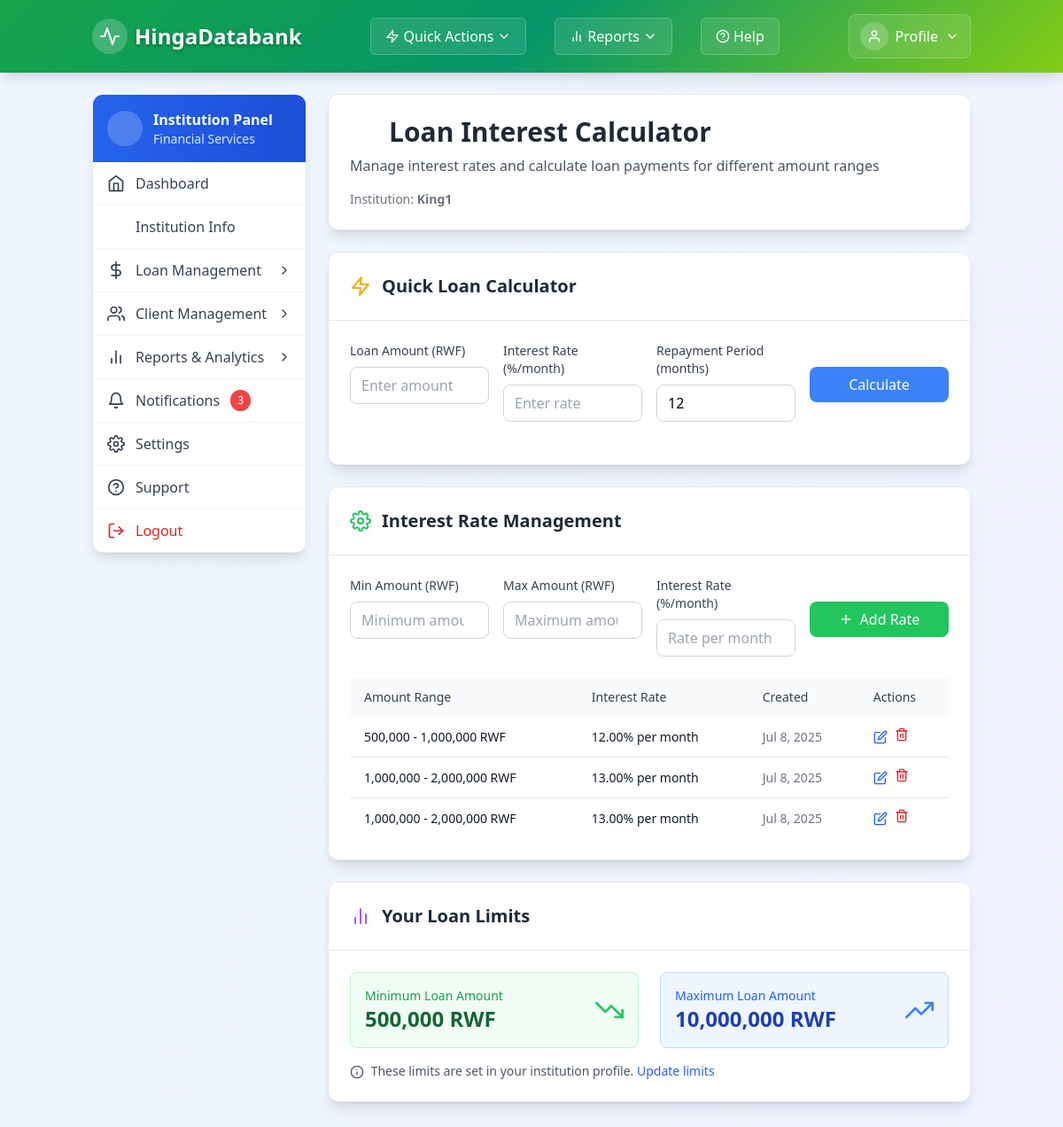
The app's page /institution/loan_calculation.php (signed in) with its own data.
### tables this page shows
CREATE TABLE `financial_institutions` (
  `id` int(11) NOT NULL,
  `user_id` int(11) DEFAULT NULL,
  `institution_name` varchar(200) DEFAULT NULL,
  `institution_type` enum('bank','microfinance','cooperative','other') DEFAULT NULL,
  `license_number` varchar(100) DEFAULT NULL,
  `contact_person` varchar(150) DEFAULT NULL,
  `office_location` varchar(200) DEFAULT NULL,
  `min_loan_amount` float DEFAULT NULL,
  `max_loan_amount` float DEFAULT NULL
);

CREATE TABLE `loan_interest_calculations` (
  `id` int(11) NOT NULL,
  `financial_institutions_id` int(11) DEFAULT NULL,
  `min_amount` decimal(10,2) NOT NULL,
  `max_amount` decimal(10,2) NOT NULL,
  `interest_rate_permonth` decimal(5,2) NOT NULL,
  `created_at` timestamp NOT NULL DEFAULT current_timestamp()
);

### institution/loan_calculation.php (the view, shortened to what this page needs)
<?php
require_once '../includes/header.php';
require_once '../includes/navbar.php';
$db = (new Database())->getConnection();
$user_id = $_SESSION['user_id'];
$stmt = $db->prepare("SELECT * FROM financial_institutions WHERE user_id = ?");
$stmt->execute([$user_id]);
$institution = $stmt->fetch(PDO::FETCH_ASSOC);
$institution_id = $institution['id'];
$stmt = $db->prepare("SELECT * FROM loan_interest_calculations
                      WHERE financial_institutions_id = ?
                      ORDER BY min_amount ASC");
$stmt->execute([$institution_id]);
$interest_rates = $stmt->fetchAll(PDO::FETCH_ASSOC);
?>
<div class="min-h-screen bg-gradient-to-br from-blue-50 to-indigo-50">
    <div class="container mx-auto px-4 py-6">
        <div class="flex flex-wrap lg:flex-nowrap gap-6">
            <div class="w-full lg:w-1/4">
                <div class="sticky top-24">
                    <?php include 'institution_sidebar.php'; ?>
                </div>
            </div>
            <div class="w-full lg:w-3/4">
                <div class="bg-white rounded-xl shadow-lg p-6 mb-6 border border-gray-200">
                    <h1 class="text-3xl font-bold text-gray-800 mb-2 flex items-center">
                        <i data-feather="calculator" class="w-8 h-8 mr-3 text-blue-500"></i>
                        Loan Interest Calculator
                    </h1>
                    <p class="text-gray-600">Manage interest rates and calculate loan payments for different amount ranges</p>
                    <div class="mt-4 text-sm text-gray-500">
                        Institution: <span class="font-semibold"><?= htmlspecialchars($institution['institution_name']) ?></span>
                    </div>
                </div>
                <div class="bg-white rounded-xl shadow-lg border border-gray-200 mb-6">
                    <div class="p-6 border-b border-gray-200">
                        <h2 class="text-xl font-bold text-gray-800 flex items-center">
                            <i data-feather="zap" class="w-6 h-6 mr-3 text-yellow-500"></i>
                            Quick Loan Calculator
                        </h2>
                    </div>
                    <div class="p-6">
                        <div class="grid grid-cols-1 md:grid-cols-4 gap-4 mb-6">
                            <div class="space-y-2">
                                <label class="block text-sm font-medium text-gray-700">Loan Amount (RWF)</label>
                                <input type="number" id="calc_amount"
                                       class="w-full px-3 py-2 border border-gray-300 rounded-lg focus:outline-none focus:ring-2 focus:ring-blue-500"
                                       placeholder="Enter amount" step="1000" min="0">
                            </div>
                            <div class="space-y-2">
                                <label class="block text-sm font-medium text-gray-700">Interest Rate (%/month)</label>
                                <input type="number" id="calc_rate"
                                       class="w-full px-3 py-2 border border-gray-300 rounded-lg focus:outline-none focus:ring-2 focus:ring-blue-500"
                                       placeholder="Enter rate" step="0.01" min="0" max="100">
                            </div>
                            <div class="space-y-2">
                                <label class="block text-sm font-medium text-gray-700">Repayment Period (months)</label>
                                <input type="number" id="calc_months"
                                       class="w-full px-3 py-2 border border-gray-300 rounded-lg focus:outline-none focus:ring-2 focus:ring-blue-500"
                                       placeholder="Enter months" min="1" max="120" value="12">
                            </div>
                            <div class="space-y-2">
                                <label class="block text-sm font-medium text-gray-700">&nbsp;</label>
                                <button onclick="calculateQuickLoan()"
                                        class="w-full bg-blue-500 hover:bg-blue-600 text-white font-medium py-2 px-4 rounded-lg transition-colors">
                                    Calculate
                                </button>
                            </div>
                        </div>
                    </div>
                </div>
                <div class="bg-white rounded-xl shadow-lg border border-gray-200 mb-6">
                    <div class="p-6 border-b border-gray-200">
                        <h2 class="text-xl font-bold text-gray-800 flex items-center">
                            <i data-feather="settings" class="w-6 h-6 mr-3 text-green-500"></i>
                            Interest Rate Management
                        </h2>
                    </div>
                    <div class="p-6">
                        <form method="POST" class="mb-6">
                            <div class="grid grid-cols-1 md:grid-cols-4 gap-4">
                                <div class="space-y-2">
                                    <label class="block text-sm font-medium text-gray-700">Min Amount (RWF)</label>
                                    <input type="number" name="min_amount"
                                           class="w-full px-3 py-2 border border-gray-300 rounded-lg focus:outline-none focus:ring-2 focus:ring-blue-500"
                                           placeholder="Minimum amount" step="1000" min="0" required>
                                </div>
                                <div class="space-y-2">
                                    <label class="block text-sm font-medium text-gray-700">Max Amount (RWF)</label>
                                    <input type="number" name="max_amount"
                                           class="w-full px-3 py-2 border border-gray-300 rounded-lg focus:outline-none focus:ring-2 focus:ring-blue-500"
                                           placeholder="Maximum amount" step="1000" min="0" required>
                                </div>
                                <div class="space-y-2">
                                    <label class="block text-sm font-medium text-gray-700">Interest Rate (%/month)</label>
                                    <input type="number" name="interest_rate"
                                           class="w-full px-3 py-2 border border-gray-300 rounded-lg focus:outline-none focus:ring-2 focus:ring-blue-500"
                                           placeholder="Rate per month" step="0.01" min="0" max="100" required>
                                </div>
                                <div class="space-y-2">
                                    <label class="block text-sm font-medium text-gray-700">&nbsp;</label>
                                    <button type="submit" name="add_rate"
                                            class="w-full bg-green-500 hover:bg-green-600 text-white font-medium py-2 px-4 rounded-lg transition-colors flex items-center justify-center">
                                        <i data-feather="plus" class="w-4 h-4 mr-2"></i>
                                        Add Rate
                                    </button>
                                </div>
                            </div>
                        </form>
                        <?php if (!empty($interest_rates)): ?>
                            <div class="overflow-x-auto">
                                <table class="w-full table-auto">
                                    <thead>
                                        <tr class="bg-gray-50">
                                            <th class="px-4 py-3 text-left text-sm font-medium text-gray-700">Amount Range</th>
                                            <th class="px-4 py-3 text-left text-sm font-medium text-gray-700">Interest Rate</th>
                                            <th class="px-4 py-3 text-left text-sm font-medium text-gray-700">Created</th>
                                            <th class="px-4 py-3 text-left text-sm font-medium text-gray-700">Actions</th>
                                        </tr>
                                    </thead>
                                    <tbody class="divide-y divide-gray-200">
                                        <?php foreach ($interest_rates as $rate): ?>
                                            <tr class="hover:bg-gray-50">
                                                <td class="px-4 py-3 text-sm text-gray-900">
                                                    <?= number_format($rate['min_amount']) ?> - <?= number_format($rate['max_amount']) ?> RWF
                                                </td>
                                                <td class="px-4 py-3 text-sm text-gray-900">
                                                    <?= $rate['interest_rate_permonth'] ?>% per month
                                                </td>
                                                <td class="px-4 py-3 text-sm text-gray-500">
                                                    <?= date('M j, Y', strtotime($rate['created_at'])) ?>
                                                </td>
                                                <td class="px-4 py-3 text-sm">
                                                    <div class="flex space-x-2">
                                                        <button onclick="editRate(<?= $rate['id'] ?>, <?= $rate['min_amount'] ?>, <?= $rate['max_amount'] ?>, <?= $rate['interest_rate_permonth'] ?>)"
                                                                class="text-blue-600 hover:text-blue-800 transition-colors">
                                                            <i data-feather="edit" class="w-4 h-4"></i>
                                                        </button>
                                                        <form method="POST" class="inline" onsubmit="return confirm('Are you sure you want to delete this rate?')">
                                                            <button type="submit" name="delete_rate"
                                                                    class="text-red-600 hover:text-red-800 transition-colors">
                                                                <i data-feather="trash-2" class="w-4 h-4"></i>
                                                            </button>
                                                        </form>
                                                    </div>
                                                </td>
                                            </tr>
                                        <?php endforeach; ?>
                                    </tbody>
                                </table>
                            </div>
                        <?php endif; ?>
                    </div>
                </div>
                <div class="bg-white rounded-xl shadow-lg border border-gray-200">
                    <div class="p-6 border-b border-gray-200">
                        <h2 class="text-xl font-bold text-gray-800 flex items-center">
                            <i data-feather="bar-chart-2" class="w-6 h-6 mr-3 text-purple-500"></i>
                            Your Loan Limits
                        </h2>
                    </div>
                    <div class="p-6">
                        <div class="grid grid-cols-1 md:grid-cols-2 gap-6">
                            <div class="bg-green-50 rounded-lg p-4 border border-green-200">
                                <div class="flex items-center justify-between">
                                    <div>
                                        <div class="text-sm text-green-600">Minimum Loan Amount</div>
                                        <div class="text-2xl font-bold text-green-800">
                                            <?= number_format($institution['min_loan_amount']) ?> RWF
                                        </div>
                                    </div>
                                    <i data-feather="trending-down" class="w-8 h-8 text-green-500"></i>
                                </div>
                            </div>
                            <div class="bg-blue-50 rounded-lg p-4 border border-blue-200">
                                <div class="flex items-center justify-between">
                                    <div>
                                        <div class="text-sm text-blue-600">Maximum Loan Amount</div>
                                        <div class="text-2xl font-bold text-blue-800">
                                            <?= number_format($institution['max_loan_amount']) ?> RWF
                                        </div>
                                    </div>
                                    <i data-feather="trending-up" class="w-8 h-8 text-blue-500"></i>
                                </div>
                            </div>
                        </div>
                        <div class="mt-4 text-sm text-gray-600">
                            <p><i data-feather="info" class="w-4 h-4 inline mr-1"></i>
                               These limits are set in your institution profile.
                               <a href="institution_info.php" class="text-blue-600 hover:text-blue-800">Update limits</a>
                            </p>
                        </div>
                    </div>
                </div>
            </div>
        </div>
    </div>
</div>
<?php require_once '../includes/footer.php'; ?>

### records on screen
financial_institutions: institution_name "King1", min_loan_amount "500,000", max_loan_amount "10,000,000"
loan_interest_calculations: min_amount "500,000", max_amount "1,000,000", interest_rate_permonth "12.00", created_at "Jul 8, 2025"
loan_interest_calculations: min_amount "1,000,000", max_amount "2,000,000", interest_rate_permonth "13.00", created_at "Jul 8, 2025"
loan_interest_calculations: min_amount "1,000,000", max_amount "2,000,000", interest_rate_permonth "13.00", created_at "Jul 8, 2025"
